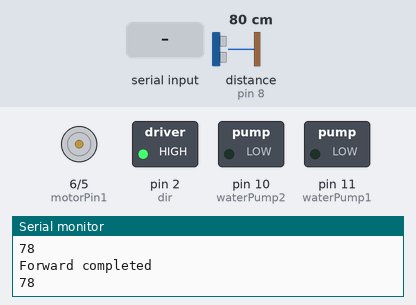
This sketch was run on a simulated Arduino Uno, built with avr-gcc and run on an emulated ATmega328P. Parts: motor-driver pin pairs drawn as motors (green arrow = first pin HIGH = forward, orange = second pin HIGH = backward, longer = more drive), switched loads named in the sketch (green lamp = pin HIGH), the last lines printed to the serial monitor. Wiring (inferred from the names in the program): ultrasonic range finder: trigger pin 9; echo pin 8. The test bench sets the inputs (shaded band); at power-on: distance to the obstacle (sensor on pin 8) 80 cm. The echo pulse lasts 58.3 µs per cm; pins used as bus, display or sensor lines are not drawn.

Above: at 1.2 s.
1.3 s: "1" received over Serial
At 2.6 s:
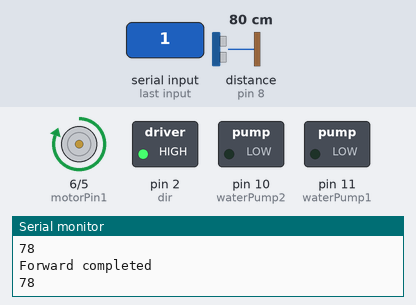
3.5 s: "0" received over Serial
At 4.5 s:
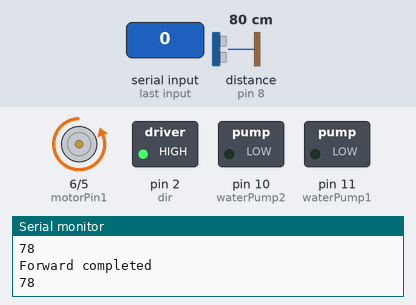
Timing chart, 0 to 6.5 s (numbered marks = the images above; inputs shaded):
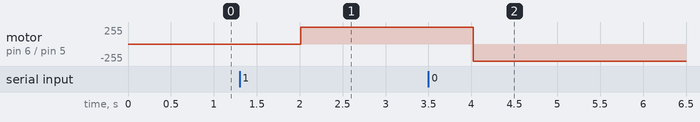

Measured:
- after the input at 1.3 s, motor on pin 6 (motorPin1) / pin 5 (motorPin2): stopped → forward 255/255 after 0.71 s
- after the input at 3.5 s, motor on pin 6 (motorPin1) / pin 5 (motorPin2): forward 255/255 → backward 255/255 after 0.52 s

The sketch:

test04_thread.ino
```cpp
int motorPin1 = 6;  // 모터 정회전
int motorPin2 = 5;  // 모터 역회전
int waterPump1 =11; // 워터펌프 정회전
int waterPump2 =10; // 워터펌프 역회적
int TRIG = 9; // 초음파 센서 트리거
int ECHO = 8; // 초음파 센서 에코
int dir = 2;  // 릴레이 시그널 핀

void setup() {
  Serial.begin(9600);
  // 아두이노 핀 세팅
  pinMode(motorPin1,OUTPUT);
  pinMode(motorPin2,OUTPUT);
  pinMode(waterPump1,OUTPUT);
  pinMode(waterPump2,OUTPUT);
  pinMode(TRIG,OUTPUT);
  pinMode(ECHO,INPUT);
  pinMode(dir,OUTPUT);
  // 핀 값 초기화
  digitalWrite(dir,HIGH);

  // 모터 정지 초기화
  stopMotor();

  //Serial.println("DC motor test");
}


void loop()
{
  if (Serial.available())
  {
    char command = Serial.read();

    if (command == '1')
    {
      forwardMotion();  // 전진 명령 수행
    }
    else if (command == '0')
    {
      backwardMotion(); // 후진 명령 수행
    }
  }

  // 초음파 센서로 거리 측정
  int distance = int(measureDistance());

  // 이전에 측정한 거리와 비교하여 모터 동작 상태 판단
  static int temp = 0;
  if(distance > temp)
  {
    Serial.println("Forward");
  }
  else if(distance < temp)
  {
    Serial.println("Backward");
  }
  else if (distance >= 15)
  {
    Serial.println("Forward completed");
  }
  else if (distance < 5)
  {
    Serial.println("Backward completed");
  }
  Serial.println(distance);
  delay(1000);
  temp = distance;
}

void forwardMotion()
{
  digitalWrite(motorPin1,HIGH);
  digitalWrite(motorPin2,LOW);
}
void backwardMotion()
{
  digitalWrite(motorPin1,LOW);
  digitalWrite(motorPin2,HIGH);
}
void stopMotor()
{
  digitalWrite(motorPin1,LOW);
  digitalWrite(motorPin2,LOW);
}
float measureDistance()
{
  digitalWrite(TRIG,LOW);
  delayMicroseconds(2);
  digitalWrite(TRIG,HIGH);
  delayMicroseconds(10);
  digitalWrite(TRIG,LOW);

  unsigned long duration = pulseIn(ECHO,HIGH);
  float distance = duration * 0.034 / 2;

  return distance;
}
```
